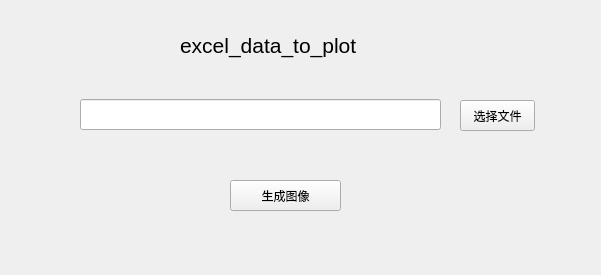
<?xml version="1.0" encoding="UTF-8"?>
<ui version="4.0">
 <class>Form</class>
 <widget class="QWidget" name="Form">
  <property name="geometry">
   <rect>
    <x>0</x>
    <y>0</y>
    <width>601</width>
    <height>275</height>
   </rect>
  </property>
  <property name="windowTitle">
   <string>edtp</string>
  </property>
  <widget class="QPushButton" name="pushButton">
   <property name="geometry">
    <rect>
     <x>460</x>
     <y>100</y>
     <width>75</width>
     <height>31</height>
    </rect>
   </property>
   <property name="text">
    <string>选择文件</string>
   </property>
  </widget>
  <widget class="QLineEdit" name="lineEdit">
   <property name="geometry">
    <rect>
     <x>80</x>
     <y>99</y>
     <width>361</width>
     <height>31</height>
    </rect>
   </property>
  </widget>
  <widget class="QLabel" name="label">
   <property name="geometry">
    <rect>
     <x>180</x>
     <y>30</y>
     <width>371</width>
     <height>31</height>
    </rect>
   </property>
   <property name="text">
    <string>&lt;html&gt;&lt;head/&gt;&lt;body&gt;&lt;p&gt;&lt;span style=&quot; font-size:16pt;&quot;&gt;excel_data_to_plot&lt;/span&gt;&lt;/p&gt;&lt;/body&gt;&lt;/html&gt;</string>
   </property>
  </widget>
  <widget class="QPushButton" name="pushButton_2">
   <property name="geometry">
    <rect>
     <x>230</x>
     <y>180</y>
     <width>111</width>
     <height>31</height>
    </rect>
   </property>
   <property name="text">
    <string>生成图像</string>
   </property>
  </widget>
 </widget>
 <resources/>
 <connections/>
</ui>
